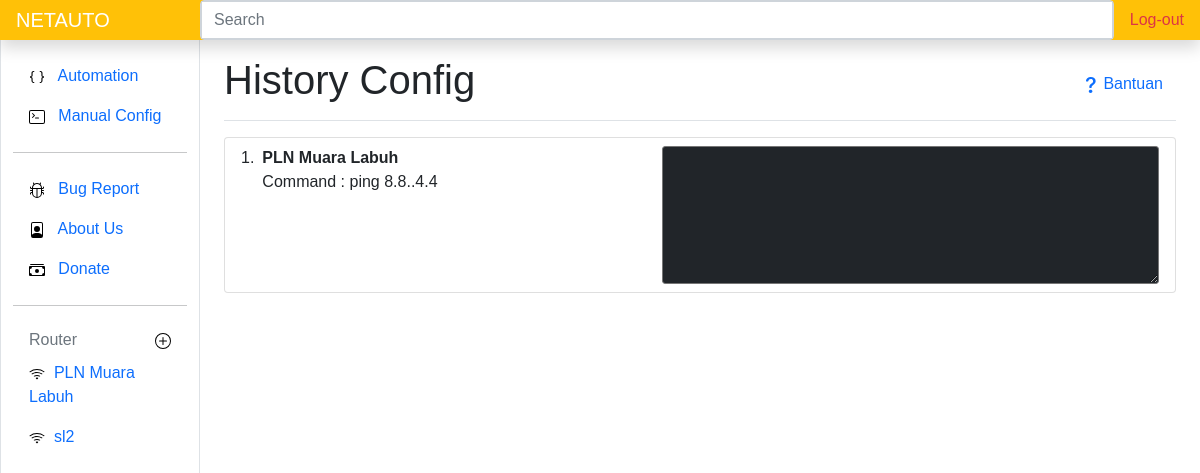
The app's page /configlog with its own data.
### routerapp/models.py (models this page shows)
class Routerm(models.Model):
    nama = models.CharField(max_length=50)
    host = models.CharField(max_length=50)
    user = models.CharField(max_length=30)
    password = models.CharField(max_length=50, blank=True)
    kecepatan_download = models.IntegerField(blank=True)
    kecepatan_upload = models.IntegerField(blank=True)
    pub_date = models.DateField(auto_now=True)
    def __str__(self):
        return self.nama

class Manualcommand(models.Model):
    host = models.ForeignKey(Routerm, on_delete=models.CASCADE)
    command = models.CharField(max_length=255)
    output = models.TextField(blank=True)
    time = models.DateTimeField(auto_now_add=True)

### routerapp/views.py (the view)
# urls.py: path('configlog',views.configlog, name='configlogurl')
@csrf_exempt
def configlog(request):
    routerside = Routerm.objects.all()
    if request.method == 'POST':
        keyword=request.POST['keyword']
        data = Manualcommand.objects.filter(Q(command__contains=keyword)|Q(output__contains=keyword))
        context = {
            "log" : data,
            'routerside': routerside
        }
        return render(request,'configlog.html', context)
    else:
        data = Manualcommand.objects.all()
        context = {
            "log" : data,
            'routerside': routerside
        }
        return render(request,'configlog.html', context)

### routerapp/templates/configlog.html (shortened to what this page needs)
{% extends 'base.html' %}
{% load static %}
{% block judul %} History Config {% endblock judul %}
{% block content %}
<ol class="list-group list-group-numbered">
  {% for log in log %}
  <li class="list-group-item d-flex justify-content-between align-items-start">
    <div class="ms-2 me-auto">
      <div class="fw-bold">{{log.host}}</div>
      Command : {{log.command}}
    </div>
    <textarea class="rounded-1 bg-dark p-2 text-white-50" name="" id="" cols="50" rows="5">{{log.output}}</textarea>
  </li>
  {% endfor %}
</ol>
{% endblock content %} {% block routerside %}
{% for router in routerside|slice:":1"%}
   {% include 'routerside.html' %}
 {% endfor %} {% endblock routerside %}

### templates/routerside.html (shortened to what this page needs)
<div class="pb-lg-5 overflow-auto">
    {% load static %}
    {% for routerside in routerside %}
    <li class="nav-item">
        <a class="nav-link {% if routerside.id == idk %}shadow text-white bg-info{% endif %}" href="{% url 'router' routerside.id %}">
            <img src="{% static 'icons/wifi.svg' %}" alt="">&nbsp;
            {{routerside.nama}}
        </a>
    </li>
    {% endfor %}
</div>

### templates/base.html (style rules this page uses)
body { font-family:Arial, Helvetica, sans-serif; }

### records on screen
Routerm: nama "PLN Muara Labuh"
Routerm: nama "sl2"
Manualcommand: host "PLN Muara Labuh", command "ping 8.8..4.4"
